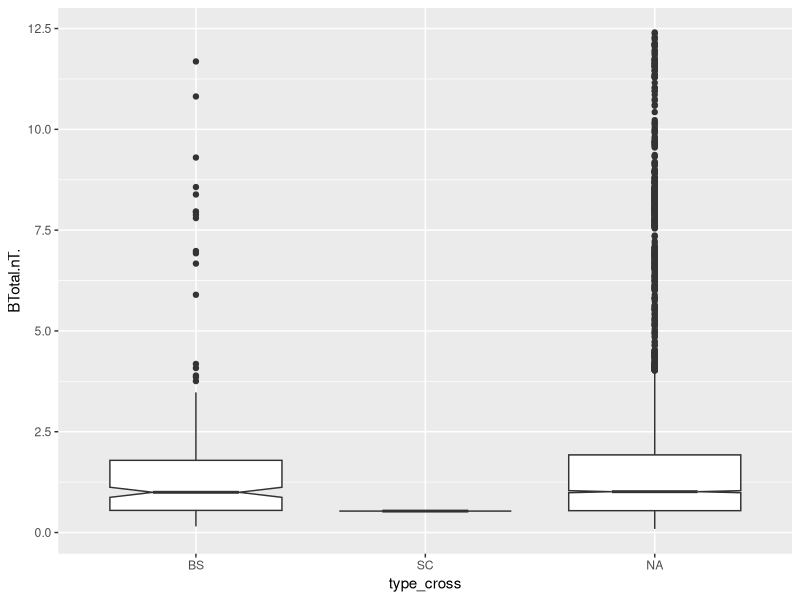
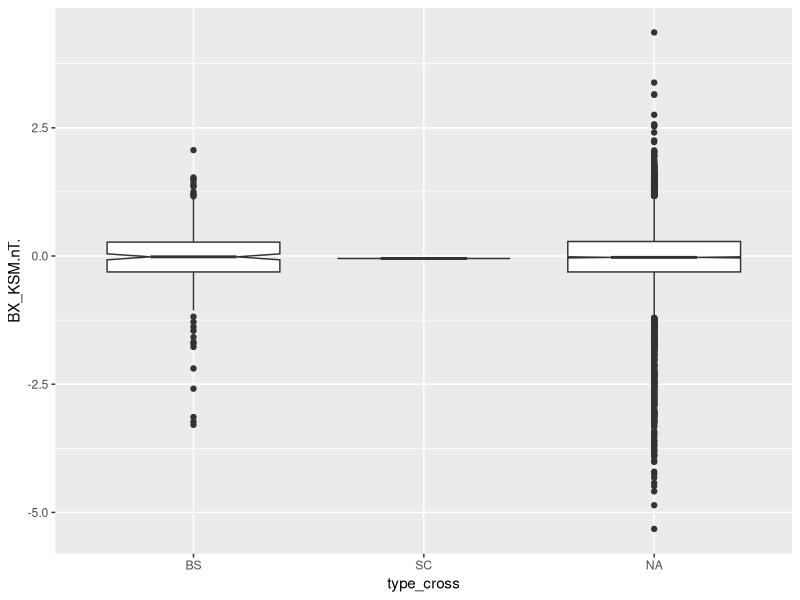
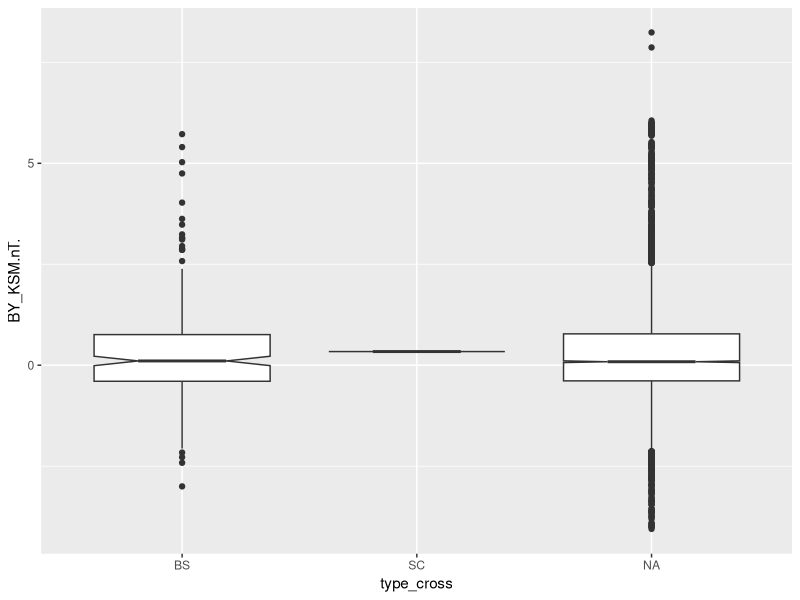
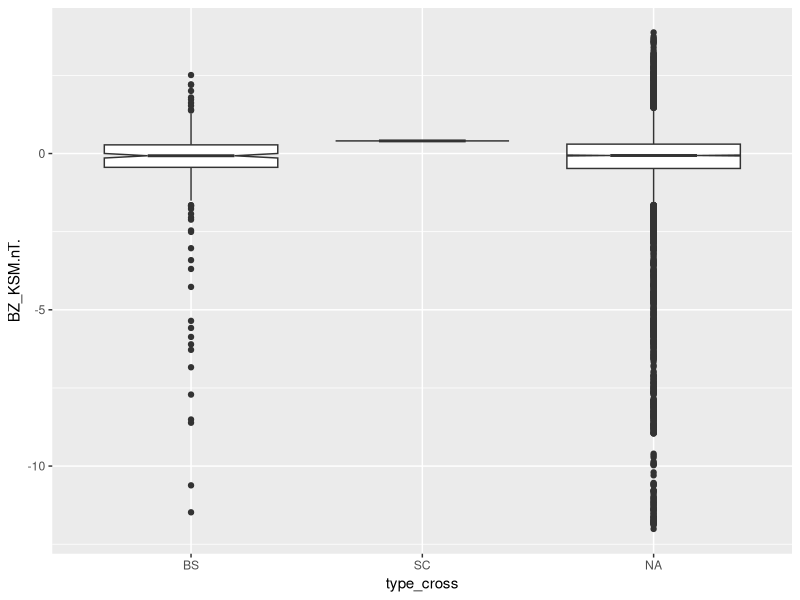
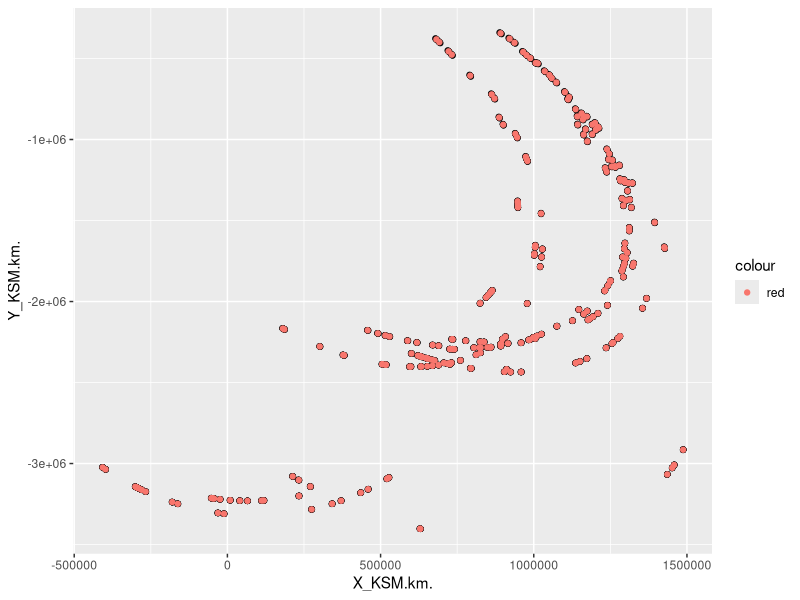

These figures' R source, in order:
#Task 3
library(dplyr)
library(ggplot2)

bowShock<-read.csv('Data/bow_shock_only_Data.csv')
finalData<-read.csv('Data/15minutes_interval_boeshockData.csv')

ggplot(finalData, aes(x=type_cross , y=BTotal.nT.)) + 
  geom_boxplot(notch=TRUE)

ggplot(finalData, aes(x=type_cross , y=BX_KSM.nT.)) + 
  geom_boxplot(notch=TRUE)
ggplot(finalData, aes(x=type_cross , y=BY_KSM.nT.)) + 
  geom_boxplot(notch=TRUE)
ggplot(finalData, aes(x=type_cross , y=BZ_KSM.nT.)) + 
  geom_boxplot(notch=TRUE)



head(sqrt(bowShock$BX_KSM.nT.^2 + bowShock$BY_KSM.nT.^2 + bowShock$BZ_KSM.nT.^2))
head(bowShock)

ggplot(finalData, aes(x=X_KSM.km. , y=Y_KSM.km.),size=8) + 
  geom_point(alpha=0.3) + 
  geom_point(bowShock, mapping =aes(x=X_KSM.km. , y=Y_KSM.km.,color='red'))
